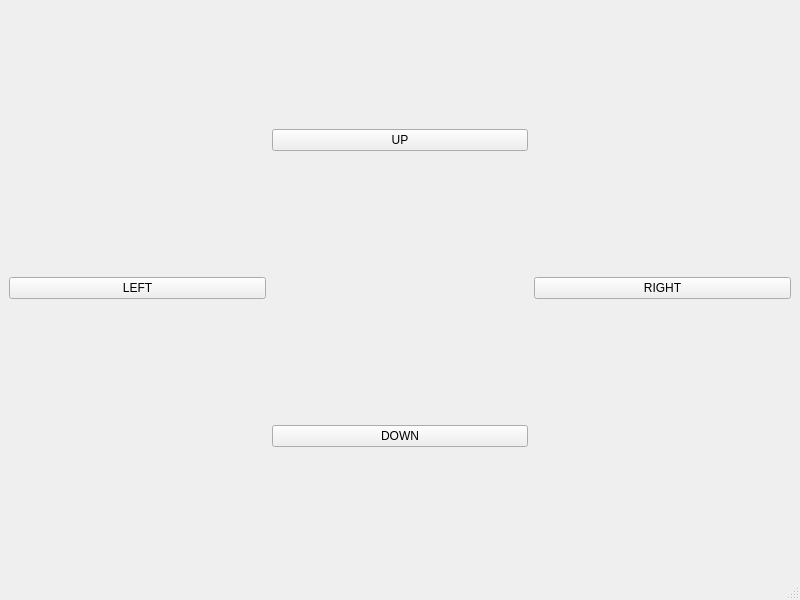
<?xml version="1.0" encoding="UTF-8"?>
<ui version="4.0">
 <class>MainWindow</class>
 <widget class="QMainWindow" name="MainWindow">
  <property name="geometry">
   <rect>
    <x>0</x>
    <y>0</y>
    <width>800</width>
    <height>600</height>
   </rect>
  </property>
  <property name="windowTitle">
   <string>MainWindow</string>
  </property>
  <widget class="QWidget" name="centralwidget">
   <layout class="QGridLayout" name="gridLayout">
    <item row="0" column="1">
     <widget class="QPushButton" name="DPAD_UP">
      <property name="text">
       <string>UP</string>
      </property>
     </widget>
    </item>
    <item row="1" column="0">
     <widget class="QPushButton" name="DPAD_LEFT">
      <property name="text">
       <string>LEFT</string>
      </property>
     </widget>
    </item>
    <item row="1" column="2">
     <widget class="QPushButton" name="DPAD_RIGHT">
      <property name="text">
       <string>RIGHT</string>
      </property>
     </widget>
    </item>
    <item row="2" column="1">
     <widget class="QPushButton" name="pushButton_4">
      <property name="text">
       <string>DOWN</string>
      </property>
     </widget>
    </item>
   </layout>
  </widget>
  <widget class="QMenuBar" name="menubar">
   <property name="geometry">
    <rect>
     <x>0</x>
     <y>0</y>
     <width>800</width>
     <height>21</height>
    </rect>
   </property>
  </widget>
  <widget class="QStatusBar" name="statusbar"/>
 </widget>
 <resources/>
 <connections/>
</ui>
